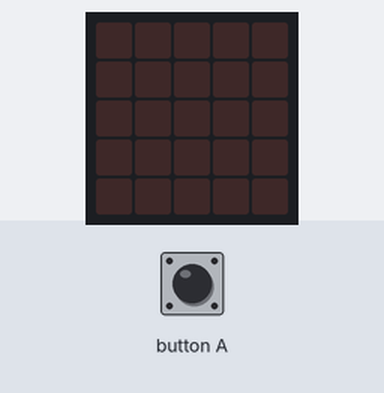
Simulated run of this program. Board: BBC micro:bit (MakeCode). Parts: the board's 5×5 LED display. The test bench sets the inputs (shaded band).

Above: at 1.2 s.
1.3 s: button A pressed for 0.15 s
At 1.65 s:
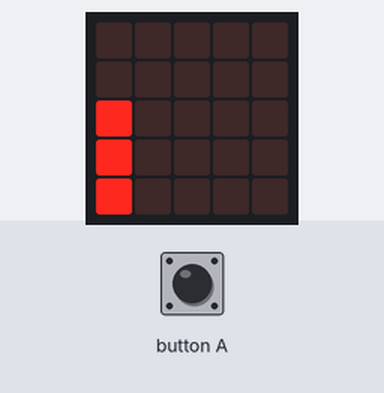
At 3.6 s:
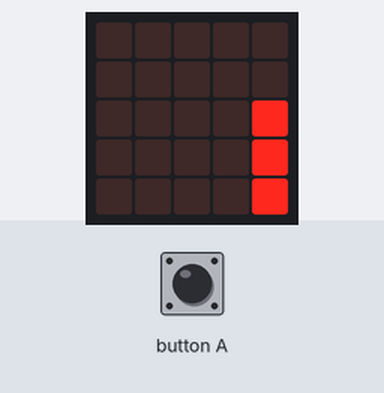
Timing chart, 0 to 5.1 s (numbered marks = the images above; inputs shaded):
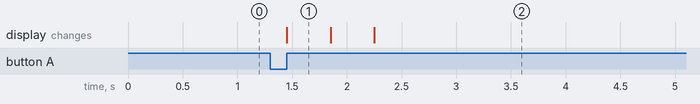

The program:

main.ts
```typescript
let bcspn = 0
let hum = 0
let p1 = 0
let p2 = 0
let p3 = 0
input.onButtonPressed(Button.A, function () {
    bcspn = 1
    hum = pins.analogReadPin(AnalogPin.P0)
    p1 = pins.map(
    hum,
    0,
    1023,
    0,
    100
    )
    if (p1 >= 80) {
        basic.showLeds(`
            # . . . .
            # . . . .
            # . . . .
            # . . . .
            # . . . .
            `)
    } else if (p1 <= 20) {
        basic.showLeds(`
            . . . . .
            . . . . .
            . . . . .
            . . . . .
            # . . . .
            `)
    } else {
        basic.showLeds(`
            . . . . .
            . . . . .
            # . . . .
            # . . . .
            # . . . .
            `)
    }
    hum = pins.analogReadPin(AnalogPin.P1)
    p2 = pins.map(
    hum,
    0,
    1023,
    0,
    100
    )
    if (p2 >= 80) {
        basic.showLeds(`
            . . # . .
            . . # . .
            . . # . .
            . . # . .
            . . # . .
            `)
    } else if (p2 <= 20) {
        basic.showLeds(`
            . . . . .
            . . . . .
            . . . . .
            . . . . .
            . . # . .
            `)
    } else {
        basic.showLeds(`
            . . . . .
            . . . . .
            . . # . .
            . . # . .
            . . # . .
            `)
    }
    hum = pins.analogReadPin(AnalogPin.P2)
    p3 = pins.map(
    hum,
    0,
    1023,
    0,
    100
    )
    if (p3 >= 80) {
        basic.showLeds(`
            . . . . #
            . . . . #
            . . . . #
            . . . . #
            . . . . #
            `)
    } else if (p3 <= 20) {
        basic.showLeds(`
            . . . . .
            . . . . .
            . . . . .
            . . . . .
            . . . . #
            `)
    } else {
        basic.showLeds(`
            . . . . .
            . . . . .
            . . . . #
            . . . . #
            . . . . #
            `)
    }
})
```

test.ts
```typescript
// aquí va el archivo "tests"; esto no se compilará cuando este paquete se utilice como una extensión.
```

Measured:
- after the input at 1.3 s, the display: changes after 0.15 s (image 1)
- what the display in image 1 shows lasts 0.4 s, from 1.5 s to 1.9 s
